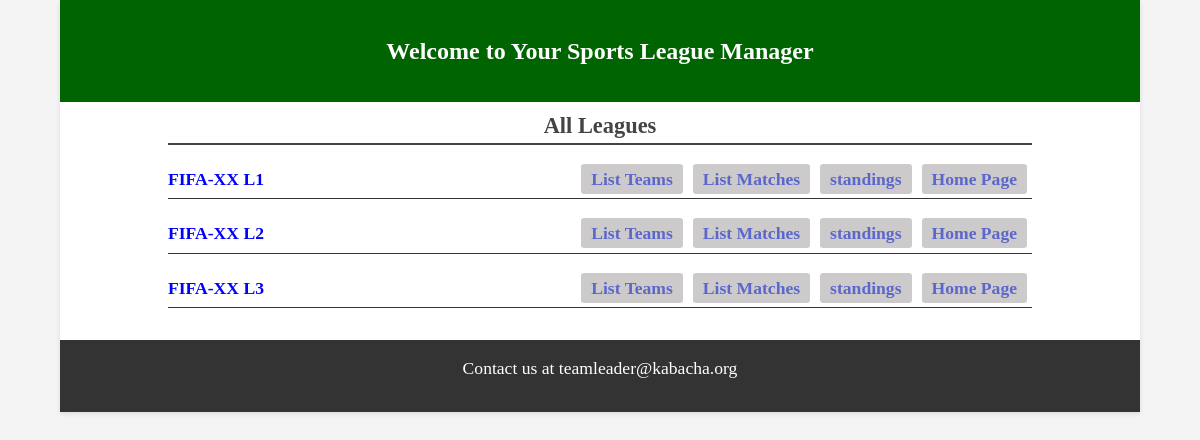
The app's page /all-leagues with its own data.
### matches/models.py (models this page shows, shortened)
class League(models.Model):
    name = models.CharField(max_length=50, unique=True)
    number_of_teams = models.IntegerField()
    start_date = models.DateField()
    end_date = models.DateField()

### matches/views.py (the view)
# urls.py: path("all-leagues", ShowLeagueView.as_view(), name='allLeague'),
class ShowLeagueView(ListView):
    model = League
    template_name = 'matches/showLeague.html'
    context_object_name = 'leagues'

### matches/templates/matches/showLeague.html (shortened to what this page needs)
{% extends "matches/home.html" %}
{% block content %}
<div class="leagueall_detail">
  <h2>All Leagues</h2>
  <ul>
    {% for league in leagues %}
    <li>
      <div class="leaguename">
        <span>{{ league.name|upper }}</span>
      </div>
      <div class="league_detail">
        <span><a href="{% url 'teamList' league.id %}">List Teams</a></span>
        <span
          ><a href="{% url 'matchList' league.id%}">List Matches</a></span
        >
        <span
          ><a href="{% url 'leagueStandings' league.id %}"
            >standings</a
          ></span
        >
        <span><a href="{% url 'index' %}">Home Page</a></span>
      </div>
    </li>
    {% endfor %}
  </ul>
</div>
{% endblock %}

### matches/static/matches/css/style.css (style rules this page uses)
body { color: #360303; background-color: #f4f4f4; }
h2 { font-size: 1.4rem; font-weight: bold; text-align: center; padding-top: 0.8rem; padding-bottom: 0.8rem; }
a { text-decoration: none; font-size: 1.1rem; color: green; font-weight: bold; }
.leagueall_detail { margin-bottom: 2rem; width: 80%; border-radius: 4px; }
.leagueall_detail h2 { color: #444; text-align: center; border-bottom: 2px solid #444; padding-bottom: 5px; }
.leagueall_detail ul { list-style: none; padding: 0; }
.leagueall_detail ul li { display: flex; flex-direction: row; justify-content: space-between; align-items: normal; align-content: normal; flex-grow: 1; border-bottom: 1px solid #333; padding: 0px 0px; margin-top: 1rem; }
.leagueall_detail ul li .league_detail { display: flex; }
.leagueall_detail ul li .league_detail span { padding: 10px 5px; border-radius: 0.5rem; }
.leagueall_detail ul li .league_detail span a { color: #084e11; padding: 5px 10px; text-align: left; background-color: #cccaca; border-radius: 0.2rem; color: #5c67cc; }
.leagueall_detail ul li .leaguename { display: flex; }
.leagueall_detail ul li .leaguename span { font-size: 1.1rem; font-weight: bold; padding: 10px 0px; font-weight: bold; color: blue; }

### records on screen
League: name "FIFA-XX L1"
League: name "FIFA-XX L2"
League: name "FIFA-XX L3"
